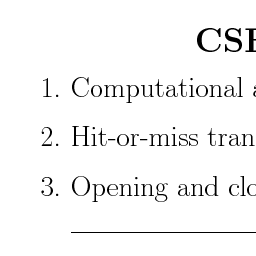
%> input picture EE555_CSE585_Project2/Codes/TextExcerpt.gif, 256 x 256 px
$ octave main1.m   (GNU Octave 9; MATLAB toolbox functions it lacks are replaced by stand-ins)
%> lines starting %> are read from the running program, lines starting %| are printed output that depends on the picture; in (x1, y1, x2, y2) boxes, pixels count from 0 and x2, y2 are one past the last pixel; in counts of white or black regions, pixels touching at a corner belong together; the program's own positions count from 1
### EE555_CSE585_Project2/Codes/threholdv.m
%%%%%%%%%%%%%%%%%%%%%%%   Function threholdv   %%%%%%%%%%%%%%%%%%%%%%%%%%
% Purpose:
%     compute thresholding to make image X be a binary image
%
% Input Variables:
%     X       MxN input 2D gray-scale image to be complemented
%     value   threshold vale: above this value, set pixel to 255; below
%             this value, set pixel to 0;
%
% Returned Results:
%     Y        MxN output 2D binary image
%
% Processing Flow:
%      1.  get the dimension of image X
%      2.  For each valid pixel,
%           if the pixels is above threshold value, set pixel to 255; below
%           this value, set pixel to 0;
%
%  Restrictions/Notes:
%      This function takes an 8-bit image as input.
%
%  The following functions are called:
%      none
%
%  Author:      WEI-KAI SU
%  Date:        01/30/2013
%%%%%%%%%%%%%%%%%%%%%%%%%%%%%%%%%%%%%%%%%%%%%%%%%%%%%%%%%%%%%%%%%%%%%%%

function Y=threholdv(X,value)
[M N]=size(X);
for i=1:M
    for j=1:N
        if( X(i,j) >= value)
            Y(i,j)=255;
        else
            Y(i,j)=0;
        end
    end
end

### EE555_CSE585_Project2/Codes/clm.m
%%%%%%%%%%%%%%%%%%%%%%     Function clm    %%%%%%%%%%%%%%%%%%%%%%%%%%%%%%
% Purpose:
%      Compute the complement of the input imagea
%
% Input Variables:
%      X       MxN input 2D gray-scale image to be complemented
%
% Returned Results:
%     complement     the complemental image of input image
%
% Processing Flow:
%      1.  get the dimension of input image X
%      2.  For each valid pixel,
%             if the value of pixels of the input image greater than zero,
%             set these value to one in the same positon in output image.
%             ; Other case, set to zero in output image.
%
%  Restrictions/Notes:
%      This function takes an 8-bit image as input.
%
%  The following functions are called:
%      none
%
%  Author:      WEI-KAI SU
%  Date:        01/28/2013
%%%%%%%%%%%%%%%%%%%%%%%%%%%%%%%%%%%%%%%%%%%%%%%%%%%%%%%%%%%%%%%%%%%%%%%
function complement = clm(X)
[M N]= size(X);
for i=1:M
    for j=1:N
        if (X(i,j)>0)
            complement(i,j)=0;
        else
            complement(i,j)=1;
        end
    end
end

### EE555_CSE585_Project2/Codes/erosion1.m
%%%%%%%%%%%%%%%%%%%   Function erosion1   %%%%%%%%%%%%%%%%%%%%%%%%%%%%%%
% Purpose:
%      implement erosion operation for input X by a structuring element
%
% Input Variables:
%      X       MxN input 2D gray-scale image to be complemented
%      SE      wm x wn structuring element
%
% Returned Results:
%     Y        MxN output 2D gray-scale image after dilation
%
% Processing Flow:
%      1.  get the dimension of input image X and of structuring element SE
%      2.  Padding with zeros on the border of image X to avoid border
%          effect
%      3.  use find the coordinate of structing element and the central
%          point of SE is origin.
%      4.  For each coodinate of SE,
%             move image X to all the cooidnates as the central point of image
%             X is origing.
%      5.  use AND operation to combine all moved image X to output Y
%      6.  cut out the padding area to get M X N output Y
%  Restrictions/Notes:
%      This function takes an 8-bit image as input.
%
%  The following functions are called:
%      findcoodi
%
%  Author:      WEI-KAI SU
%  Date:        01/30/2013
%%%%%%%%%%%%%%%%%%%%%%%%%%%%%%%%%%%%%%%%%%%%%%%%%%%%%%%%%%%%%%%%%%%%%%%
function Y = erosion1 (X,SE)
[M N] = size(X); %image x's row = N
SE=sym1(SE);
[wm wn] = size(SE);

% Process Structing Element
SE_coodi = findcoodi(SE);                   % find all the coordinate of the structuring elements

% set the coodinate of structuring element as the central point is origin
origin(1) = (wm+1)/2;
origin(2) = (wn+1)/2;
SE_coodi(:,1) = SE_coodi(:,1) - origin(1);
SE_coodi(:,2) = SE_coodi(:,2) - origin(2);

Xtemp = ones(M+wm-1,N+wn-1);

for i = 1:size(SE_coodi(:,1))               % Structuring element's is stored as N by 2 array

    Xtemp1 = zeros(M+wm-1,N+wn-1);          % empty image X , the size is the same as Xtemp
    % (g1,g2) is coordinate
    g1 = SE_coodi(i,1) + (wm-1)/2;          % (wm-1)/2 is the radius of SE
    g2 = SE_coodi(i,2) + (wn-1)/2;          % IMAGE X SHOULD BE MOVED TO THE MIDDLE OF THE XTEMP

    Xtemp1( g1+1:g1+M, g2+1:g2+N )= X;      % select location and put the image X
    Xtemp = Xtemp & Xtemp1;
end

Y = Xtemp((wm-1)/2+1:(wm-1)/2+M, (wn-1)/2+1:(wn-1)/2+N); % output only the original size of image X


### EE555_CSE585_Project2/Codes/sym1.m
%%%%%%%%%%%%%%%%%%%%%%%   Function sym1  %%%%%%%%%%%%%%%%%%%%%%%%%%%%%%%%%%
% Purpose:
%      implement symmetry operation for input X with the central point as
%      origin
%
% Input Variables:
%      X       MxN input 2D gray-scale image to be complemented
%
% Returned Results:
%     Y        MxN output 2D gray-scale image after dilation
%
% Processing Flow:
%      1.  get the dimension of input image X and of structuring element SE
%      2.  set central point of X as origin.
%      3.  For each pixel in X
%             move the pixels to the symmetry locaitons of origin.
%
%  Restrictions/Notes:
%      This function takes an 8-bit image as input.
%
%  The following functions are called:
%      none
%
%  Author:      WEI-KAI SU
%  Date:        01/30/2013
%%%%%%%%%%%%%%%%%%%%%%%%%%%%%%%%%%%%%%%%%%%%%%%%%%%%%%%%%%%%%%%%%%%%%%%
function Y=sym1(X)
[M N]=size(X); % M : column #
ox = (M+1)/2;
oy = (N+1)/2;
for i=1:M
    for j=1:N
        Y(2*ox-i,2*oy-j)=X(i,j);
    end
end

### EE555_CSE585_Project2/Codes/findcoodi.m
%%%%%%%%%%%%%%%%%%%%%%%    Function findcoodi    %%%%%%%%%%%%%%%%%%%%%%%
% Purpose:
%      find coordinates of pixels with value bigger than zero
%
% Input Variables:
%      f       MxN input 2D gray-scale image to be complemented
%
% Returned Results:
%     coodi    Two-column matrix stored the coordinates of non-zero pixels.
%              ; the first column for x, the second for y.
%
% Processing Flow:
%      1.  get the dimension of input image X
%      2.  For each valid pixel,
%             if the value of pixels of the input image greater than zero,
%             put the indexs of this pixel to coodi
%
%  Restrictions/Notes:
%      This function takes an 8-bit image as input.
%
%  The following functions are called:
%      none
%
%  Author:      WEI-KAI SU
%  Date:        01/28/2013
%%%%%%%%%%%%%%%%%%%%%%%%%%%%%%%%%%%%%%%%%%%%%%%%%%%%%%%%%%%%%%%%%%%%%%%
function coodi=findcoodi(f)
[M N]=size(f);
k=1;
coodi(1,1)=0;
coodi(1,2)=0;
for i=1:M
    for j=1:N
        if( f(i,j) > 0 )
                coodi(k,1)=i;
                coodi(k,2)=j;
                k=k+1;
        end
    end
end

### EE555_CSE585_Project2/Codes/dilation1.m
%%%%%%%%%%%%%%%%%%%%%%   Function dilation1   %%%%%%%%%%%%%%%%%%%%%%%%%%%
% Purpose:
%      implement dilation operation for input X by a structuring element
%
% Input Variables:
%      X       MxN input 2D gray-scale image to be complemented
%      SE      wm x wn structuring element
%
% Returned Results:
%     Y        MxN output 2D gray-scale image after dilation
%
% Processing Flow:
%      1.  get the dimension of input image X and of structuring element SE
%      2.  Padding with zeros on the border of image X to avoid border
%          effect
%      3.  use find the coordinate of structing element and the central
%          point of SE is origin.
%      4.  For each coodinate of SE,
%             move image X to all the cooidnates as the central point of image
%             X is origing.
%      5.  use OR operation to combine all moved image X to output Y
%      6.  cut out the padding area to get M X N output Y
%  Restrictions/Notes:
%      This function takes an 8-bit image as input.
%
%  The following functions are called:
%      findcoodi
%
%  Author:      WEI-KAI SU
%  Date:        01/30/2013
%%%%%%%%%%%%%%%%%%%%%%%%%%%%%%%%%%%%%%%%%%%%%%%%%%%%%%%%%%%%%%%%%%%%%%%
function Y = dilation1 (X,SE)
[M N] = size(X); %image x's row = N
SE=sym1(SE);
[wm wn] = size(SE);


% Process Structing Element
SE_coodi = findcoodi(SE);                   % find all the coordinate of the structuring elements

% set the coodinate of structuring element as the central point is origin
origin(1) = (wm+1)/2;
origin(2) = (wn+1)/2;
SE_coodi(:,1) = SE_coodi(:,1) - origin(1);
SE_coodi(:,2) = SE_coodi(:,2) - origin(2);

Xtemp = zeros(M+wm-1,N+wn-1);

for i = 1:size(SE_coodi(:,1))               % Structuring element's is stored as N by 2 array

    Xtemp1 = zeros(M+wm-1,N+wn-1);          % empty image X , the size is the same as Xtemp
    % (g1,g2) is coordinate
    g1 = SE_coodi(i,1) + (wm-1)/2;          % (wm-1)/2 is the radius of SE
    g2 = SE_coodi(i,2) + (wn-1)/2;          % IMAGE X SHOULD BE MOVED TO THE MIDDLE OF THE XTEMP

    Xtemp1( g1+1:g1+M, g2+1:g2+N )= X;      % select location and put the image X
    Xtemp = Xtemp | Xtemp1;
end

Y = Xtemp((wm-1)/2+1:(wm-1)/2+M, (wn-1)/2+1:(wn-1)/2+N); % output only the original size of image X


### EE555_CSE585_Project2/Codes/opening.m
%%%%%%%%%%%%%%%%%%%   Function opening   %%%%%%%%%%%%%%%%%%%%%%%%%%%%%%
% Purpose:
%      implement opening operation for input X by a structuring element
%
% Input Variables:
%      X     MxN input 2-D binary image
%      B     wm x wn structuring element
%
% Returned Results:
%      Y     MxN output 2-D binary image after opening
%
% Processing Flow:
%      1.  implement erosion operation of X by B
%      2.  implement erosion operation of X by B;
%          in other word, implement Minkowski set addition of X by B
%
%  Restrictions/Notes:
%      None
%
%  The following functions are called:
%      erosion1, dilation1, sym1
%
%  Author:      WEI-KAI SU
%  Date:        02/15/2013
%%%%%%%%%%%%%%%%%%%%%%%%%%%%%%%%%%%%%%%%%%%%%%%%%%%%%%%%%%%%%%%%%%%%%%%
function Y = opening(X,B)
Y = erosion1(X,B);
Y = dilation1(Y,sym1(B));

### EE555_CSE585_Project2/Codes/main1.m
clc,clear;
f=imread('TextExcerpt.gif');
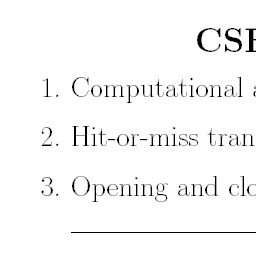
%> f: size 256x256 uint8; min 0, max 25, mean 24.2; drawn with min black and max white
% Thresholding, by observing the grey-level distribution in TextExcerp.gif
% , we find the background at 25 level, thus we choose critical value = 20
X = threholdv(f,20);
%> after the loop in threholdv, `for i=1:M`:
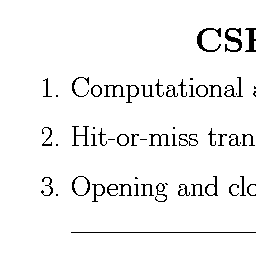
%> Y: size 256x256 double; 95.2% white; black in thin lines or dots, all inside (x1, y1, x2, y2) = (41, 28, 256, 233)
figure(1),imshow(X); % X is a binary image
% Inversing image, for computational conveniency, we inverse the image make
% "White" is frontviwe while "Black" is background.
X=clm(X);
figure(2),imshow(X);
impixelinfo;
% From observing, we find the height of short characters is less and equal
% to 14, and of tall characters is greater and equal to 18. Therefore, at
% first we choose a structuring element B1 to be 18x1 in order to make part
% of tall characters remained. Then, choose structuring element B2 to be
% 3x3 to achieve conditional dilation.

B1 = ones(18,1);  % B1 is a structuring element for opening

B2 = ones(3,3);   % B2 is a structuring element for conditional dilation
                  % a 3x3 structuring element can make sure the objects
                  % "dilation in 8-direction.
X0 = opening(X,B1);
%> after the loop in erosion1, `for i = 1:size(SE_coodi(:,1))               % Structuring element's is..`:
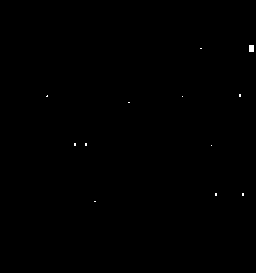
%> Xtemp: size 273x256 logical; 0.11% white; 12 white regions (11 under 20 px), largest, box (x1, y1, x2, y2) and area: (249, 45, 254, 52) 35
%> after the loop in erosion1, `for i = 1:size(SE_coodi(:,1))               % Structuring element's is..`:
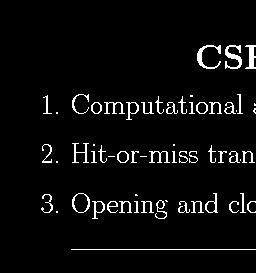
%> Xtemp1: size 273x256 double; values 0 (black) and 1 (white), 4.5% white in thin lines or dots, all inside (x1, y1, x2, y2) = (41, 45, 256, 250)
%> in erosion1, `Y = Xtemp((wm-1)/2+1:(wm-1)/2+M, (wn-1)/2+1:(wn-1)/2+N);`: Y: size 256x256 logical; 0.12% white; 12 white regions (11 under 20 px), largest, box (x1, y1, x2, y2) and area: (249, 36, 254, 43) 35
%> after the loop in dilation1, `for i = 1:size(SE_coodi(:,1))               % Structuring element's is..`:
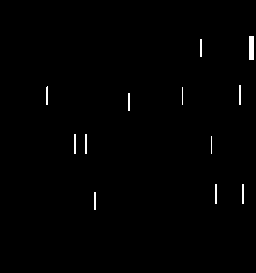
%> Xtemp: size 273x256 logical; 0.72% white in thin lines or dots, all inside (x1, y1, x2, y2) = (46, 36, 254, 210)
%> after the loop in dilation1, `for i = 1:size(SE_coodi(:,1))               % Structuring element's is..`:
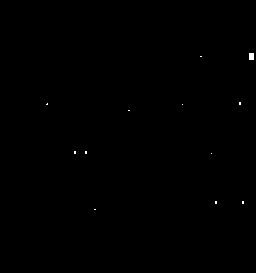
%> Xtemp1: size 273x256 double; values 0 (black) and 1 (white), 0.11% white; 12 white regions (11 under 20 px), largest, box (x1, y1, x2, y2) and area: (249, 53, 254, 60) 35
%> in dilation1, `Y = Xtemp((wm-1)/2+1:(wm-1)/2+M, (wn-1)/2+1:(wn-1)/2+N);`: Y: size 256x256 logical; 0.76% white in thin lines or dots, all inside (x1, y1, x2, y2) = (46, 27, 254, 201)
figure,imshow(X0);
Xn = X0;
% Conditional Dilation
n = 21; % to level 21
for i=1:n
Xn = dilation1(Xn,B2) & X ;
figure,imshow(Xn);
end
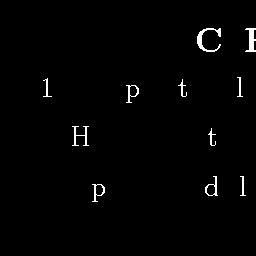
%> Xn: size 256x256 logical; 1.4% white in thin lines or dots, all inside (x1, y1, x2, y2) = (43, 28, 256, 202)
